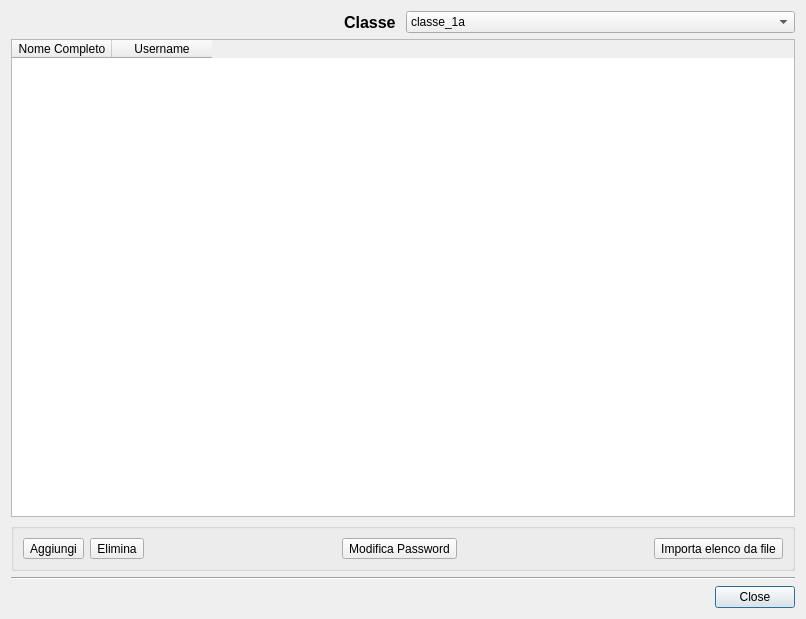
<?xml version="1.0" encoding="UTF-8"?>
<ui version="4.0">
 <class>DlgStudentManager</class>
 <widget class="QDialog" name="DlgStudentManager">
  <property name="geometry">
   <rect>
    <x>0</x>
    <y>0</y>
    <width>806</width>
    <height>619</height>
   </rect>
  </property>
  <property name="baseSize">
   <size>
    <width>800</width>
    <height>600</height>
   </size>
  </property>
  <property name="windowTitle">
   <string>Gestione Utenti</string>
  </property>
  <layout class="QVBoxLayout" name="verticalLayout">
   <item>
    <layout class="QHBoxLayout" name="horizontalLayout">
     <item>
      <widget class="QLabel" name="label">
       <property name="font">
        <font>
         <pointsize>12</pointsize>
         <weight>75</weight>
         <bold>true</bold>
        </font>
       </property>
       <property name="text">
        <string>Classe </string>
       </property>
       <property name="alignment">
        <set>Qt::AlignRight|Qt::AlignTrailing|Qt::AlignVCenter</set>
       </property>
      </widget>
     </item>
     <item>
      <widget class="QComboBox" name="lstClasses">
       <item>
        <property name="text">
         <string>classe_1a</string>
        </property>
       </item>
       <item>
        <property name="text">
         <string>classe_2a</string>
        </property>
       </item>
       <item>
        <property name="text">
         <string>classe_3a</string>
        </property>
       </item>
      </widget>
     </item>
    </layout>
   </item>
   <item>
    <widget class="QTableWidget" name="tableStudents">
     <property name="frameShape">
      <enum>QFrame::StyledPanel</enum>
     </property>
     <property name="showDropIndicator" stdset="0">
      <bool>true</bool>
     </property>
     <property name="alternatingRowColors">
      <bool>true</bool>
     </property>
     <property name="selectionMode">
      <enum>QAbstractItemView::SingleSelection</enum>
     </property>
     <property name="selectionBehavior">
      <enum>QAbstractItemView::SelectRows</enum>
     </property>
     <property name="rowCount">
      <number>0</number>
     </property>
     <property name="columnCount">
      <number>2</number>
     </property>
     <attribute name="horizontalHeaderCascadingSectionResizes">
      <bool>false</bool>
     </attribute>
     <attribute name="horizontalHeaderMinimumSectionSize">
      <number>30</number>
     </attribute>
     <attribute name="horizontalHeaderShowSortIndicator" stdset="0">
      <bool>false</bool>
     </attribute>
     <attribute name="verticalHeaderCascadingSectionResizes">
      <bool>false</bool>
     </attribute>
     <attribute name="verticalHeaderDefaultSectionSize">
      <number>30</number>
     </attribute>
     <attribute name="verticalHeaderMinimumSectionSize">
      <number>30</number>
     </attribute>
     <attribute name="verticalHeaderShowSortIndicator" stdset="0">
      <bool>false</bool>
     </attribute>
     <column>
      <property name="text">
       <string>Nome Completo</string>
      </property>
     </column>
     <column>
      <property name="text">
       <string>Username</string>
      </property>
     </column>
    </widget>
   </item>
   <item>
    <widget class="QGroupBox" name="groupBox">
     <property name="minimumSize">
      <size>
       <width>0</width>
       <height>40</height>
      </size>
     </property>
     <property name="title">
      <string/>
     </property>
     <layout class="QHBoxLayout" name="horizontalLayout_2">
      <item>
       <widget class="QToolButton" name="btnAdd">
        <property name="text">
         <string>Aggiungi</string>
        </property>
       </widget>
      </item>
      <item>
       <widget class="QToolButton" name="btnDelete">
        <property name="text">
         <string>Elimina</string>
        </property>
       </widget>
      </item>
      <item>
       <spacer name="horizontalSpacer_2">
        <property name="orientation">
         <enum>Qt::Horizontal</enum>
        </property>
        <property name="sizeHint" stdset="0">
         <size>
          <width>40</width>
          <height>20</height>
         </size>
        </property>
       </spacer>
      </item>
      <item>
       <widget class="QToolButton" name="btnChengePasswd">
        <property name="text">
         <string>Modifica Password</string>
        </property>
       </widget>
      </item>
      <item>
       <spacer name="horizontalSpacer">
        <property name="orientation">
         <enum>Qt::Horizontal</enum>
        </property>
        <property name="sizeHint" stdset="0">
         <size>
          <width>40</width>
          <height>20</height>
         </size>
        </property>
       </spacer>
      </item>
      <item>
       <widget class="QToolButton" name="btnImport">
        <property name="text">
         <string>Importa elenco da file</string>
        </property>
       </widget>
      </item>
     </layout>
    </widget>
   </item>
   <item>
    <widget class="Line" name="line">
     <property name="orientation">
      <enum>Qt::Horizontal</enum>
     </property>
    </widget>
   </item>
   <item>
    <layout class="QHBoxLayout" name="horizontalLayout_3">
     <item>
      <widget class="QDialogButtonBox" name="buttonBox">
       <property name="orientation">
        <enum>Qt::Horizontal</enum>
       </property>
       <property name="standardButtons">
        <set>QDialogButtonBox::Close</set>
       </property>
      </widget>
     </item>
    </layout>
   </item>
  </layout>
 </widget>
 <resources/>
 <connections>
  <connection>
   <sender>buttonBox</sender>
   <signal>rejected()</signal>
   <receiver>DlgStudentManager</receiver>
   <slot>reject()</slot>
   <hints>
    <hint type="sourcelabel">
     <x>295</x>
     <y>602</y>
    </hint>
    <hint type="destinationlabel">
     <x>387</x>
     <y>350</y>
    </hint>
   </hints>
  </connection>
  <connection>
   <sender>btnImport</sender>
   <signal>clicked()</signal>
   <receiver>DlgStudentManager</receiver>
   <slot>fileImport()</slot>
   <hints>
    <hint type="sourcelabel">
     <x>718</x>
     <y>547</y>
    </hint>
    <hint type="destinationlabel">
     <x>702</x>
     <y>456</y>
    </hint>
   </hints>
  </connection>
  <connection>
   <sender>lstClasses</sender>
   <signal>currentIndexChanged(QString)</signal>
   <receiver>DlgStudentManager</receiver>
   <slot>updateTable()</slot>
   <hints>
    <hint type="sourcelabel">
     <x>436</x>
     <y>29</y>
    </hint>
    <hint type="destinationlabel">
     <x>672</x>
     <y>41</y>
    </hint>
   </hints>
  </connection>
  <connection>
   <sender>btnChengePasswd</sender>
   <signal>clicked()</signal>
   <receiver>DlgStudentManager</receiver>
   <slot>modPasswd()</slot>
   <hints>
    <hint type="sourcelabel">
     <x>432</x>
     <y>544</y>
    </hint>
    <hint type="destinationlabel">
     <x>490</x>
     <y>396</y>
    </hint>
   </hints>
  </connection>
  <connection>
   <sender>btnDelete</sender>
   <signal>clicked()</signal>
   <receiver>DlgStudentManager</receiver>
   <slot>delUser()</slot>
   <hints>
    <hint type="sourcelabel">
     <x>244</x>
     <y>543</y>
    </hint>
    <hint type="destinationlabel">
     <x>198</x>
     <y>334</y>
    </hint>
   </hints>
  </connection>
  <connection>
   <sender>btnAdd</sender>
   <signal>clicked()</signal>
   <receiver>DlgStudentManager</receiver>
   <slot>addUser()</slot>
   <hints>
    <hint type="sourcelabel">
     <x>75</x>
     <y>539</y>
    </hint>
    <hint type="destinationlabel">
     <x>74</x>
     <y>413</y>
    </hint>
   </hints>
  </connection>
 </connections>
 <slots>
  <slot>fileImport()</slot>
  <slot>updateTable()</slot>
  <slot>modPasswd()</slot>
  <slot>modUser()</slot>
  <slot>delUser()</slot>
  <slot>addUser()</slot>
 </slots>
</ui>
